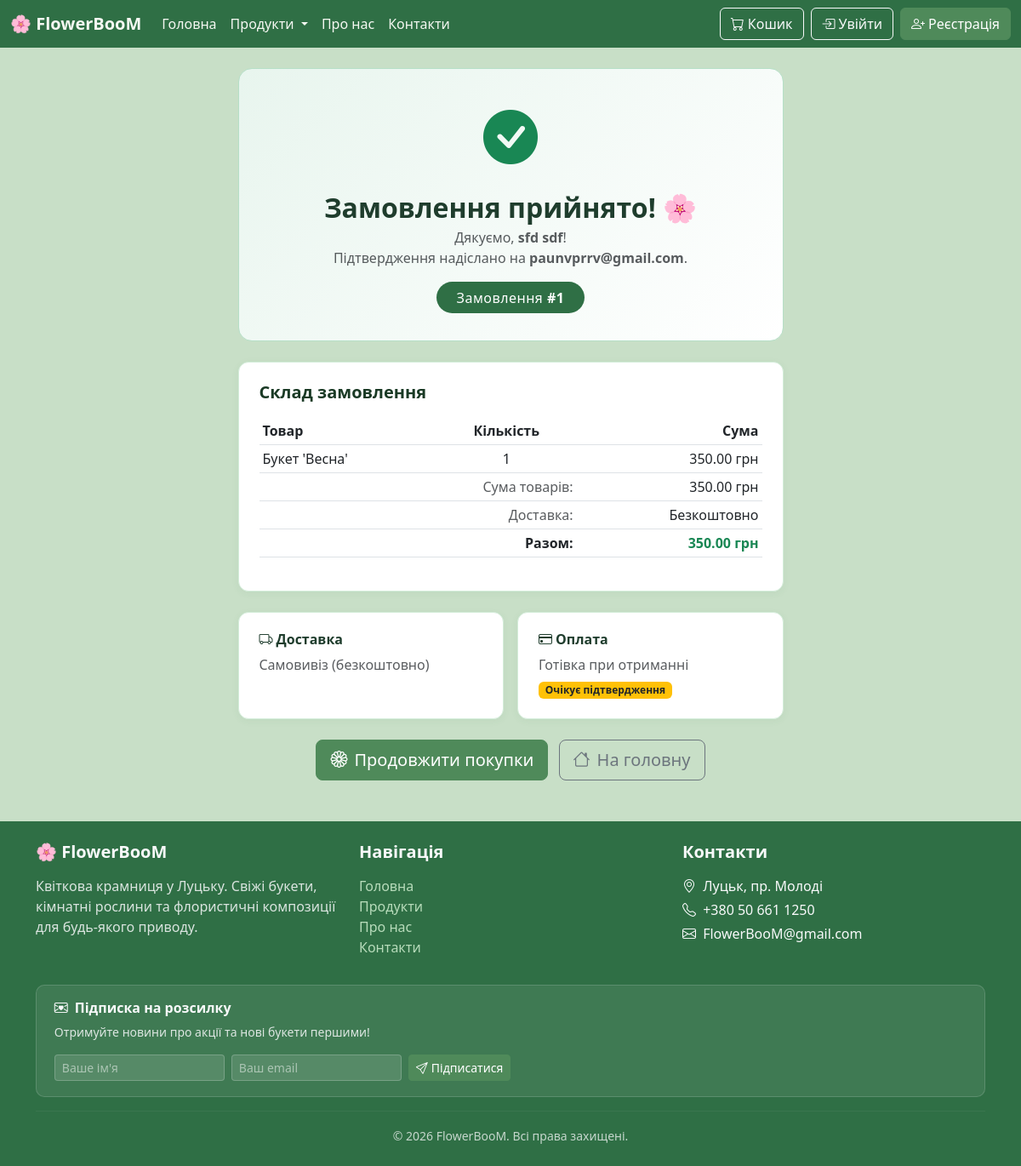
The page /order/success/1/ on the database its author committed.
### shop/models.py (models this page shows, shortened)
class Order(models.Model):
    STATUS_PENDING   = 'pending'
    STATUS_CONFIRMED = 'confirmed'
    STATUS_DELIVERED = 'delivered'
    STATUS_CANCELLED = 'cancelled'
    STATUS_CHOICES = [
        (STATUS_PENDING,   'Очікує підтвердження'),
        (STATUS_CONFIRMED, 'Підтверджено'),
        (STATUS_DELIVERED, 'Доставлено'),
        (STATUS_CANCELLED, 'Скасовано'),
    ]
    DELIVERY_PICKUP   = 'pickup'
    DELIVERY_NOVA     = 'nova_poshta'
    DELIVERY_UKRPOSHTA = 'ukrposhta'
    DELIVERY_MEEST    = 'meest'
    DELIVERY_CHOICES = [
        (DELIVERY_PICKUP,    'Самовивіз (безкоштовно)'),
        (DELIVERY_NOVA,      'Нова Пошта'),
        (DELIVERY_UKRPOSHTA, 'Укрпошта'),
        (DELIVERY_MEEST,     'Meest Express'),
    ]
    DELIVERY_COST = {
        DELIVERY_PICKUP: 0,
        DELIVERY_NOVA:   60,
        DELIVERY_UKRPOSHTA: 40,
        DELIVERY_MEEST:  55,
    }
    PAYMENT_CASH   = 'cash'
    PAYMENT_PAYPAL = 'paypal'
    PAYMENT_CARD   = 'card'
    PAYMENT_CHOICES = [
        (PAYMENT_CASH,   'Готівка при отриманні'),
        (PAYMENT_PAYPAL, 'PayPal'),
        (PAYMENT_CARD,   'Банківська картка'),
    ]
    user = models.ForeignKey(
        User, on_delete=models.SET_NULL, null=True, blank=True,
        related_name='orders', verbose_name="Користувач"
    )
    first_name = models.CharField(max_length=100, verbose_name="Ім'я")
    last_name  = models.CharField(max_length=100, verbose_name="Прізвище")
    email      = models.EmailField(verbose_name="Email")
    phone      = models.CharField(max_length=20, verbose_name="Телефон")
    delivery_method = models.CharField(
        max_length=20, choices=DELIVERY_CHOICES,
        default=DELIVERY_PICKUP, verbose_name="Спосіб доставки"
    )
    city           = models.CharField(max_length=100, blank=True, verbose_name="Місто")
    branch         = models.CharField(max_length=200, blank=True, verbose_name="Відділення / Адреса")
    delivery_cost  = models.DecimalField(max_digits=8, decimal_places=2, default=0, verbose_name="Вартість доставки")
    payment_method = models.CharField(
        max_length=20, choices=PAYMENT_CHOICES,
        default=PAYMENT_CASH, verbose_name="Спосіб оплати"
    )
    paypal_order_id = models.CharField(max_length=100, blank=True, verbose_name="PayPal Order ID")
    subtotal    = models.DecimalField(max_digits=10, decimal_places=2, default=0, verbose_name="Сума товарів")
    total       = models.DecimalField(max_digits=10, decimal_places=2, default=0, verbose_name="Загальна сума")
    status      = models.CharField(
        max_length=20, choices=STATUS_CHOICES,
        default=STATUS_PENDING, verbose_name="Статус"
    )
    comment     = models.TextField(blank=True, verbose_name="Коментар до замовлення")
    created_at  = models.DateTimeField(auto_now_add=True, verbose_name="Дата замовлення")
    class Meta:
        verbose_name = "Замовлення"
        verbose_name_plural = "Замовлення"
        ordering = ['-created_at']
    def get_delivery_label(self):
        return dict(self.DELIVERY_CHOICES).get(self.delivery_method, self.delivery_method)
    def get_payment_label(self):
        return dict(self.PAYMENT_CHOICES).get(self.payment_method, self.payment_method)
    def get_status_label(self):
        return dict(self.STATUS_CHOICES).get(self.status, self.status)

class OrderItem(models.Model):
    order    = models.ForeignKey(Order, on_delete=models.CASCADE, related_name='items')
    product  = models.ForeignKey(Product, on_delete=models.SET_NULL, null=True)
    name     = models.CharField(max_length=255, verbose_name="Назва товару")   # копія
    price    = models.DecimalField(max_digits=10, decimal_places=2, verbose_name="Ціна")  # копія
    quantity = models.PositiveIntegerField(default=1, verbose_name="Кількість")
    subtotal = models.DecimalField(max_digits=10, decimal_places=2, verbose_name="Сума")
    class Meta:
        verbose_name = "Позиція замовлення"
        verbose_name_plural = "Позиції замовлення"

### shop/views.py (the view)
# urls.py: path('order/success/<int:order_id>/', views.order_success, name='order_success'),
def order_success(request, order_id):
    order = get_object_or_404(Order, pk=order_id)
    context = {
        'title': f'Замовлення #{order.pk} прийнято',
        'order': order,
        'categories': Category.objects.all(),
        'cart_count': _cart_count(request),
    }
    return render(request, 'shop/order_success.html', context)

### shop/views.py (called while the page is built)
def _get_cart(request):
    return request.session.get('cart', {})

def _cart_count(request):
    return sum(_get_cart(request).values())

### shop/templates/shop/order_success.html (shortened to what this page needs)
{% extends "shop/base.html" %}
{% block content %}
<div class="row justify-content-center">
    <div class="col-lg-7">
        <div class="success-card text-center mb-4">
            <div class="success-icon mb-3">
                <i class="bi bi-check-circle-fill text-success" style="font-size:4rem;"></i>
            </div>
            <h2 class="fw-bold mb-1">Замовлення прийнято! 🌸</h2>
            <p class="text-muted mb-3">
                Дякуємо, <strong>{{ order.first_name }} {{ order.last_name }}</strong>!<br>
                Підтвердження надіслано на <strong>{{ order.email }}</strong>.
            </p>
            <div class="order-number-badge">
                Замовлення <span class="fw-bold">#{{ order.pk }}</span>
            </div>
        </div>
        <div class="checkout-section mb-4">
            <h5 class="checkout-section-title">Склад замовлення</h5>
            <table class="table table-sm">
                <thead>
                    <tr>
                        <th>Товар</th>
                        <th class="text-center">Кількість</th>
                        <th class="text-end">Сума</th>
                    </tr>
                </thead>
                <tbody>
                    {% for item in order.items.all %}
                    <tr>
                        <td>{{ item.name }}</td>
                        <td class="text-center">{{ item.quantity }}</td>
                        <td class="text-end">{{ item.subtotal }} грн</td>
                    </tr>
                    {% endfor %}
                </tbody>
                <tfoot>
                    <tr>
                        <td colspan="2" class="text-end text-muted">Сума товарів:</td>
                        <td class="text-end">{{ order.subtotal }} грн</td>
                    </tr>
                    <tr>
                        <td colspan="2" class="text-end text-muted">Доставка:</td>
                        <td class="text-end">
                            {% if order.delivery_cost == 0 %}Безкоштовно
                            {% else %}{{ order.delivery_cost }} грн{% endif %}
                        </td>
                    </tr>
                    <tr class="fw-bold">
                        <td colspan="2" class="text-end">Разом:</td>
                        <td class="text-end text-success">{{ order.total }} грн</td>
                    </tr>
                </tfoot>
            </table>
        </div>
        <div class="row g-3 mb-4">
            <div class="col-sm-6">
                <div class="checkout-section h-100">
                    <h6 class="fw-bold mb-2"><i class="bi bi-truck me-1"></i>Доставка</h6>
                    <p class="mb-1 text-muted">{{ order.get_delivery_label }}</p>
                </div>
            </div>
            <div class="col-sm-6">
                <div class="checkout-section h-100">
                    <h6 class="fw-bold mb-2"><i class="bi bi-credit-card me-1"></i>Оплата</h6>
                    <p class="mb-1 text-muted">{{ order.get_payment_label }}</p>
                    <span class="badge bg-{{ order.status|yesno:'success,warning,secondary' }}
                        {% if order.status == 'pending' %}bg-warning text-dark
                        {% elif order.status == 'confirmed' %}bg-success
                        {% else %}bg-secondary{% endif %}">
                        {{ order.get_status_label }}
                    </span>
                </div>
            </div>
        </div>
        <div class="text-center">
            <a href="{% url 'products' %}" class="btn btn-success btn-lg me-2">
                <i class="bi bi-flower1 me-2"></i>Продовжити покупки
            </a>
            <a href="{% url 'home' %}" class="btn btn-outline-secondary btn-lg">
                <i class="bi bi-house me-2"></i>На головну
            </a>
        </div>
    </div>
</div>
{% endblock %}

### shop/static/shop/css/styles.css (style rules this page uses)
body { background-color: #c8dfc7; color: #1f3d2d; min-height: 100vh; display: flex; flex-direction: column; margin: 0; }
.btn-success, .btn-primary { background-color: #4f8a5a !important; border-color: #4f8a5a !important; }
.checkout-section { background: #fff; border: 1px solid #d4edda; border-radius: 12px; padding: 1.4rem 1.5rem; box-shadow: 0 2px 10px rgba(47,111,69,0.06); }
.checkout-section-title { font-weight: 700; margin-bottom: 1.1rem; display: flex; align-items: center; gap: 0.6rem; color: #1a3a25; }
.success-card { background: linear-gradient(135deg, #e8f5ee 0%, #fff 100%); border: 1px solid #b6dfc7; border-radius: 16px; padding: 2rem; }
.order-number-badge { display: inline-block; background: #2f6f45; color: #fff; border-radius: 24px; padding: 0.4rem 1.5rem; font-size: 1rem; letter-spacing: 0.5px; }

### rows shown on the page
Order: first_name "sfd", last_name "sdf", email "paunvprrv@gmail.com", pk "1", subtotal "350.00", total "350.00", get_delivery_label "Самовивіз (безкоштовно)", get_payment_label "Готівка при отриманні", get_status_label "Очікує підтвердження"
OrderItem: name "Букет 'Весна'", quantity "1", subtotal "350.00"
